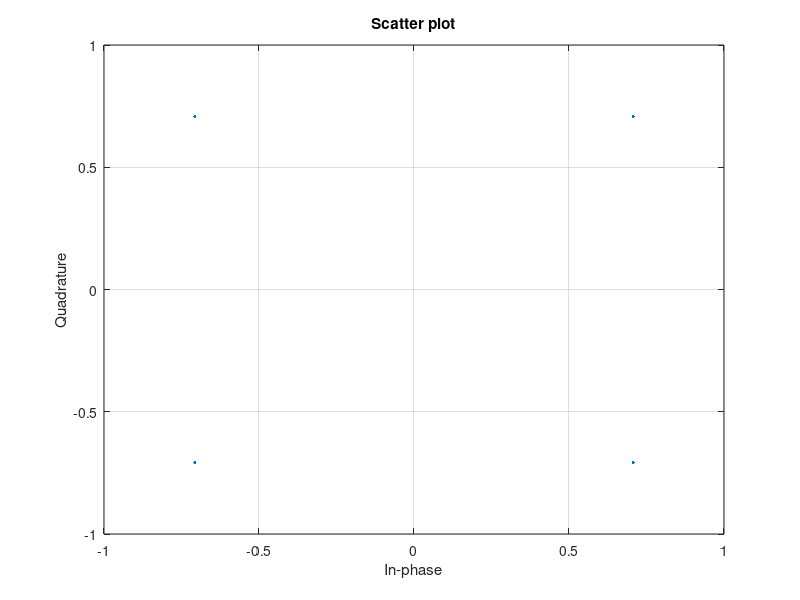

Write MATLAB code to recreate this figure. (Note: this script raises an error after producing the figure.)
% Signal space and constellation
% Ex 5
clc; clear all; close all

% Input papameters
% For passband implemetation sampling frequency is a necessary parameter
fs = 100; % sampling frequency [Hz]
Tsamp = 1/fs;
Rb = 100; % bit rate [bit/sec]
N = 100; % number of bits to transmit
% Constellation or bit to symbol mapping
const = [(1 + 1i) (1 - 1i) (-1 -1i) (-1 + 1i)]/sqrt(2); % Constellation 1 - QPSK/4-QAM
symbs = N/log2(length(const));

pulse_flag = 2; % 0 = rect, 1 = rc, 2 = rrc

% s = exp(1i*((0:3)*pi/2 + pi/4)); % Constellation 1 - same constellation generated as PSK
scatterplot(const); grid on;                            % Constellation visualization

M = length(const);                                      % Number of symbols in the constellation
bpsymb = log2(M);                                        % Number of bits per symbol
fsymb = Rb/bpsymb;                                          % Symbol rate [symb/s]
Tsymb = 1/fsymb;
fsfd = fs/fsymb;                                       % Number of samples per symbol (choose fs such that fsfd is an integer for simplicity) [samples/symb]
a = randsrc(1,N,[0 1]);                             % Information bits
m = buffer(a, bpsymb)';                           % Group bits into bits per symbol
m = bi2de(m, 'left-msb')'+1;           % Bits to symbol index
x = const(m);                                     % Look up symbols using the indices

x_upsample = upsample(x, fsfd);                     % Space the symbols fsfd apart, to enable pulse shaping using conv.

% Now we have a signal ready to be shaped.

switch pulse_flag
    case 0 %Rectangular
        span = 0.5;
        pulse = ones(1, fsfd);                   % Generate a rectangular pulse
        pulse = pulse/norm(pulse);
        s = conv(pulse,x_upsample);    % Each symbol replaced by the pulse shape and added, this is our pulse train.
        
    case 1 %RC
        span = 6;
        [pulse, t] = rcpuls(0.35,1/fsymb,fs,span);
        s = conv(pulse,x_upsample);
        
    case 2 %RRC
        span = 6;
        [pulse, t] = rtrcpuls(0.8,1/fsymb,fs,span);
        s = conv(pulse,x_upsample);
        
    otherwise
        disp('Unknown pulse');
        return;
end
t_vec = 1*Tsamp*(0:1:length(s)-1);
figure; subplot(2,1,1); plot(t_vec,real(s), 'b');
title('real')
subplot(2,1,2); plot(t_vec,imag(s), 'b');
title('imag')

% END OF EXERCISE 5
%% EX. 6

% Add AWGN noise to the signal
SNRdB = 10; %decide noise level; try snr=5
y = awgn(s, SNRdB, 'measured'); % add noise


MF = fliplr(conj(pulse));        %create matched filter impulse response
% figure;plot(MF);hold on; plot(pulse)
MF_output = conv(MF, y);  % Run through matched filter

figure(3); clf
subplot(2,1,1)
plot(real(s),'Linewidth',1); hold on
plot(real(y(1:end)),'Linewidth',1);
plot(real(MF_output),'Linewidth',1);
plot(real(MF_output(span*fsfd:end-span*fsfd)),'Linewidth',2)
legend('Tx signal', 'AWGN output', 'MF output with transients', 'MF output w/o transients')

% Rectangular pulse
if pulse_flag==0
    MF_output_cut = MF_output(2*span*fsfd : end-2*span*fsfd+1);%remove transient in the beginning and the end
else
    % RC or RRC pulse
    MF_output_cut = MF_output(2*span*fsfd-1  : end-2*span*fsfd+1);%remove transient in the beginning and the end
end
rx_vec = MF_output_cut(1:fsfd:end);  % downsampling

scatterplot(rx_vec); %scatterplot of received symbols

figure(3)
subplot(2,1,2);
plot(real(MF_output_cut));
hold on; stem(fsfd*(0:length(rx_vec)-1)+1,real(rx_vec));

% Minimum Eucledian distance detector
% Relate the detection to Detection region
metric = abs(repmat(rx_vec.',1,4) - repmat(const, length(rx_vec), 1)).^2; % compute the distance to each possible symbol
[tmp, m_hat] = min(metric, [], 2); % find the closest for each received symbol
m_hat = m_hat'-1;   % get the index of the symbol in the constellation

SER = sum(m-1 ~= m_hat) %count symbol errors
m_hat = de2bi(m_hat, 2, 'left-msb')'; %make symbols into bits
a_hat = m_hat(:)'; %write as a vector
BER = sum(a ~= a_hat) %count of bit errors


%% EX. 7 
% with time synchronization error
% eyediagram(MF_output, fsfd); % plot the eyediagram from the output of matched filter using MATLAB's function
% without time synchronization error
eyediagram(MF_output_cut, fsfd); % plot the eyediagram from the output of matched filter using MATLAB's function

% 
% %HOW to make your own eyediagram
%MF_eye = reshape(MF_output_cut(1:end), fsfd, []); %reshape in terms of samples, note that we will be fsfd/2 samples shifted
%MF_eye = circshift(MF_eye, fsfd/2);
%figure; plot(real(MF_eye), 'b'); %plot eye diagram, shift fsfd/2 to find sampling instant
% 
% 
% % BONUS: What happens to the eye diagram when there is a phase shift?
% % Here, we see that if we still want to find the correct sampling instant,
% % just take the modulus and we get rid of the phase.
phase_offset = exp(pi/3j);
MF_output_cut= MF_output_cut.*phase_offset;
eyediagram(MF_output_cut, fsfd); %phase error
% scatterplot(rx_vec*phase_offset)
% eyediagram(abs(MF_output_cut), fsfd);



